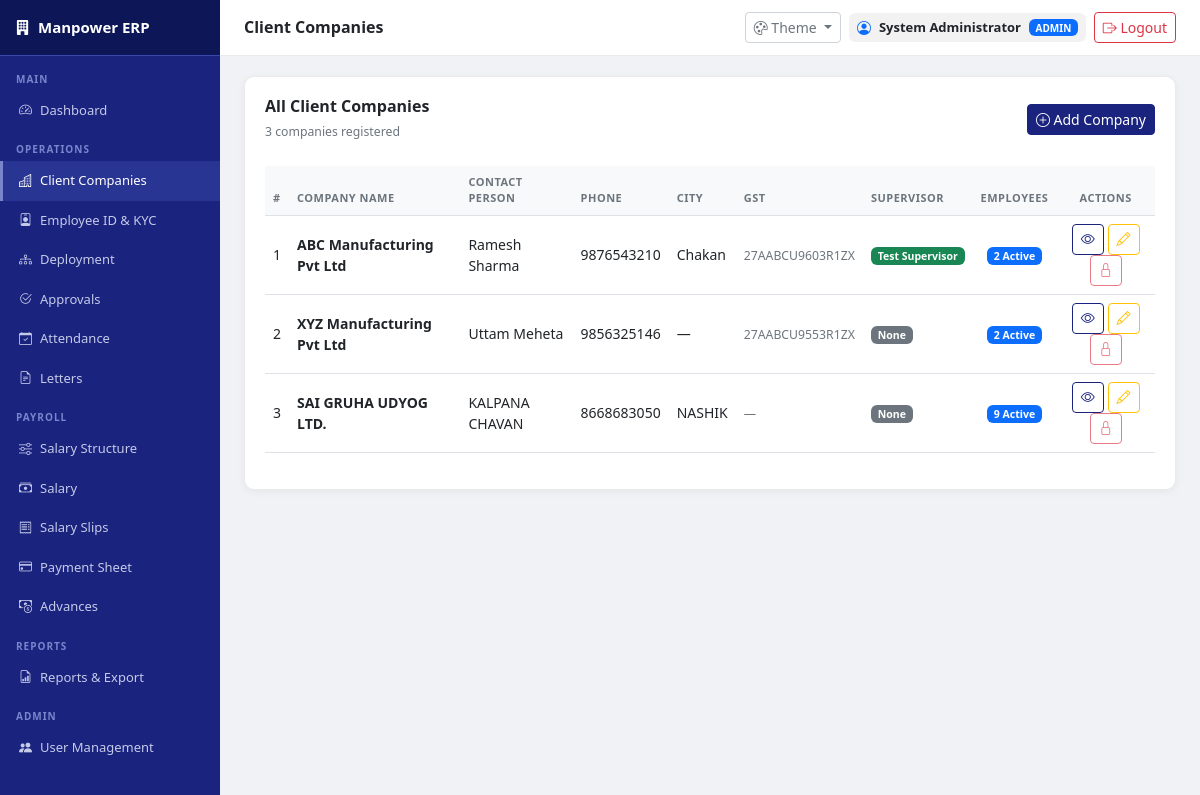
The page /clients (signed in) on the database its author committed.
### app/models/client.py (models this page shows, shortened)
class Company(db.Model):
    __tablename__ = 'companies'
    id             = db.Column(db.Integer, primary_key=True)
    name           = db.Column(db.String(200), nullable=False)
    address        = db.Column(db.Text)
    city           = db.Column(db.String(100))
    state          = db.Column(db.String(100))
    pincode        = db.Column(db.String(10))
    contact_person = db.Column(db.String(100))
    contact_phone  = db.Column(db.String(20))
    email          = db.Column(db.String(100))
    gst_number     = db.Column(db.String(20))
    created_at     = db.Column(db.DateTime, default=datetime.utcnow)
    requirements  = db.relationship('Requirement', backref='company', lazy=True)
    deployments   = db.relationship('Deployment', backref='company', lazy=True)

### app/models/user.py (models this page shows, shortened)
class User(db.Model):
    __tablename__: str = 'users'
    id           = db.Column(db.Integer, primary_key=True)
    username     = db.Column(db.String(50), unique=True, nullable=False)
    full_name    = db.Column(db.String(150), nullable=False)
    email        = db.Column(db.String(100))
    mobile       = db.Column(db.String(15))
    password     = db.Column(db.String(255), nullable=False)
    role         = db.Column(db.String(20), nullable=False,
                             default='supervisor')
    is_active    = db.Column(db.Boolean, default=True)
    created_at   = db.Column(db.DateTime, default=datetime.utcnow)
    assignments  = db.relationship('SupervisorAssignment',
                                   backref='supervisor',
                                   lazy=True)

### app/routes/clients.py (the view)
@clients_bp.route('/clients')
def index():
    companies = Company.query.all()
    return render_template('clients/index.html', companies=companies)

### app/routes/auth.py (called while the page is built, shortened)
def check_permission(module, action='view'):
    if 'user_id' not in session:
        return False
    role = session.get('user_role', '')
    if role in ['admin', 'hr']:
        return True

### app/templates/clients/index.html (shortened to what this page needs)
{% extends 'base.html' %}
{% block page_title %}Client Companies{% endblock %}
{% block content %}
<div class="content-card">
    <div class="d-flex justify-content-between
                align-items-center mb-4">
        <div>
            <h6 class="fw-semibold mb-1">
                All Client Companies
            </h6>
            <small class="text-muted">
                {{ companies|length }} companies registered
            </small>
        </div>
        <a href="/clients/add"
           class="btn btn-primary btn-sm">
            <i class="bi bi-plus-circle"></i>
            Add Company
        </a>
    </div>
    <div class="table-responsive">
    <table class="table table-hover align-middle">
        <thead>
            <tr>
                <th>#</th>
                <th>Company Name</th>
                <th>Contact Person</th>
                <th>Phone</th>
                <th>City</th>
                <th>GST</th>
                <th>Supervisor</th>
                <th>Employees</th>
                <th class="text-center">Actions</th>
            </tr>
        </thead>
        <tbody>
            {% for c in companies %}
            {% set dep_count = c.deployments|
                selectattr('is_active','equalto',true)
                |list|length %}
            <tr>
                <td>{{ loop.index }}</td>
                <td class="fw-semibold">{{ c.name }}</td>
                <td>{{ c.contact_person or '—' }}</td>
                <td>{{ c.contact_phone or '—' }}</td>
                <td>{{ c.city or '—' }}</td>
                <td>
                    <small>{{ c.gst_number or '—' }}</small>
                </td>
                <td>
                    {% if c.supervisor_assignments %}
                    <span class="badge bg-success">
                        {{ c.supervisor_assignments[0]
                           .supervisor.full_name }}
                    </span>
                    {% else %}
                    <span class="badge bg-secondary">
                        None
                    </span>
                    {% endif %}
                </td>
                <td class="text-center">
                    {% if dep_count > 0 %}
                    <span class="badge bg-primary">
                        {{ dep_count }} Active
                    </span>
                    {% else %}
                    <span class="badge bg-light
                                 text-muted">
                        0
                    </span>
                    {% endif %}
                </td>
                <td class="text-center">
                    <a href="/clients/{{ c.id }}"
                       class="btn btn-sm
                              btn-outline-primary"
                       title="View">
                        <i class="bi bi-eye"></i>
                    </a>
                    <a href="/clients/{{ c.id }}/edit"
                       class="btn btn-sm
                              btn-outline-warning"
                       title="Edit">
                        <i class="bi bi-pencil"></i>
                    </a>
                    {% if dep_count == 0 %}
                    <a href="/clients/{{ c.id }}/delete"
                       class="btn btn-sm
                              btn-outline-danger"
                       title="Delete"
                       onclick="return confirm(
                           'Delete {{ c.name }}?\n'
                           + 'This cannot be undone!')">
                        <i class="bi bi-trash"></i>
                    </a>
                    {% else %}
                    <button class="btn btn-sm
                                   btn-outline-danger"
                            disabled
                            title="{{ dep_count }} employee(s) deployed">
                        <i class="bi bi-lock"></i>
                    </button>
                    {% endif %}
                </td>
            </tr>
            {% endfor %}
        </tbody>
    </table>
    </div>
</div>
{% endblock %}

### app/templates/base.html (style rules this page uses)
:root { --sb-bg: #1a237e; --sb-dark: #0d1757; --sb-hover: #283593; --sb-border: #3949ab; --sb-accent: #7986cb; --sb-text: #c5cae9; --page-bg: #f0f2f5; --card-bg: #ffffff; --card-border: rgba(0,0,0,0.08); --text-main: #212529; --text-muted: #6c757d; --text-heading: #1a237e; --input-bg: #ffffff; --input-border: #ced4da; --input-text: #212529; --table-head-bg: #f8f9fa; --table-border: #dee2e6; --table-hover: #f1f3f5; --table-stripe: #fafbfc; --topbar-bg: #ffffff; --topbar-border: #e9ecef; --btn-primary-bg: #1a237e; --btn-primary-text:#ffffff; --btn-primary-hover:#0d1757; --code-bg: #f8f9fa; --code-text: #d63384; --hr-color: #dee2e6; --badge-info-bg: #e8eaf6; --badge-info-text: #1a237e; --alert-info-bg: #e8eaf6; --alert-info-text: #1a237e; --alert-info-border:#c5cae9; --alert-warn-bg: #fff8e1; --alert-warn-text: #856404; --alert-warn-border:#ffe082; --alert-success-bg:#e8f5e9; --alert-success-text:#1b5e20; --alert-success-border:#a5d6a7; --alert-danger-bg: #fce4ec; --alert-danger-text:#880e4f; --alert-danger-border:#f48fb1; --progress-bg: #e9ecef; --modal-bg: #ffffff; --modal-border: rgba(0,0,0,0.2); --modal-backdrop: rgba(0,0,0,0.5); --dropdown-bg: #ffffff; --dropdown-border: rgba(0,0,0,0.1); --dropdown-hover: #f8f9fa; --dropdown-text: #212529; }
* { box-sizing: border-box; margin: 0; padding: 0; }
body { background: var(--page-bg); color: var(--text-main); font-family: 'Segoe UI', Arial, sans-serif; font-size: 14px; transition: background 0.3s, color 0.3s; }
.content-card { background: var(--card-bg); border-radius: 10px; padding: 20px; border: 1px solid var(--card-border); box-shadow: 0 2px 8px rgba(0,0,0,0.05); margin-bottom: 20px; color: var(--text-main); }
h1,h2,h3,h4,h5,h6 { color: var(--text-main); }
.fw-semibold, .fw-bold { color: var(--text-main); }
.text-muted { color: var(--text-muted) !important; }
small { color: var(--text-muted); }
th, td { color: var(--text-main); }
.table { --bs-table-color: var(--text-main); --bs-table-bg: transparent; --bs-table-border-color: var(--table-border); --bs-table-hover-bg: var(--table-hover); --bs-table-hover-color: var(--text-main); --bs-table-striped-bg: var(--table-stripe); color: var(--text-main); }
.table > thead > tr > th { background: var(--table-head-bg) !important; color: var(--text-muted) !important; border-color: var(--table-border) !important; font-size: 11px; font-weight: 600; text-transform: uppercase; letter-spacing: 0.5px; }
.table > tbody > tr > td { border-color: var(--table-border) !important; color: var(--text-main); vertical-align: middle; }
.btn-primary { background: var(--btn-primary-bg) !important; border-color: var(--btn-primary-bg) !important; color: var(--btn-primary-text) !important; }
.btn-outline-primary { color: var(--btn-primary-bg) !important; border-color: var(--btn-primary-bg) !important; }

### rows shown on the page
Company: name "ABC Manufacturing Pvt Ltd", contact_person "Ramesh Sharma", contact_phone "9876543210", city "Chakan", gst_number "27AABCU9603R1ZX", full_name "Test Supervisor", dep_count "2"
Company: name "XYZ Manufacturing Pvt Ltd", contact_person "Uttam Meheta", contact_phone "9856325146", city "—", gst_number "27AABCU9553R1ZX", shows "None", id "2"
Company: name "SAI GRUHA UDYOG LTD.", contact_person "KALPANA CHAVAN", contact_phone "8668683050", city "NASHIK", gst_number "—", shows "None", dep_count "9"

### other values the page prints
{{ session.get('user_name') }} "System Administrator"
{{ session.get('user_role','')
                    .upper() }} "ADMIN"
{{ companies|length }} "3"
